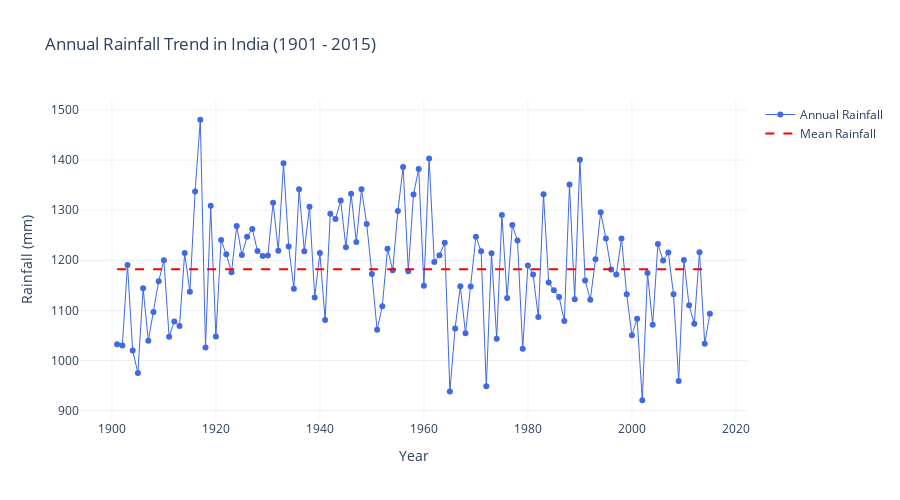

The notebook cell this image was saved under:
### Code cell
fig = go.Figure()

fig.add_trace(go.Scatter(
    x=df['YEAR'],
    y=df['ANNUAL'],
    mode='lines+markers',
    name='Annual Rainfall',
    line=dict(color='royalblue', width=1)
))

fig.add_trace(go.Scatter(
    x=annual_rainfall['YEAR'],
    y=[annual_rainfall['ANNUAL'].mean()] * len(annual_rainfall),
    mode='lines',
    name='Mean Rainfall',
    line=dict(color='red', dash='dash')
))

fig.update_layout(
    title='Annual Rainfall Trend in India (1901 - 2015)',
    xaxis_title='Year',
    yaxis_title='Rainfall (mm)',
    template='plotly_white',
    hovermode='x unified',
    height=500
)

fig.show()
